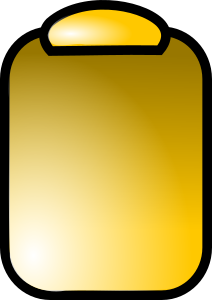
#> input picture tools/recipe_builder/images/raw_images/clear.png, 212 x 300 px; its folder holds 4 pictures in this run
$ python resize_all.py   (older library calls are emulated)
#> lines starting #> are read from the running program, lines starting #| are printed output that depends on the picture
import os
import PIL
import re

new_size = (35, 50)

image_dir = 'raw_images/'

file_names = os.listdir(image_dir)
file_names = list(filter(lambda s: re.search('.png$', s), file_names))

for file_name in file_names:
	image = PIL.Image.open(image_dir + file_name)
#> image is the input picture: PIL image 212x300 RGBA; mean R, G, B, A 170.9, 146.9, 59.6, 233.3
	image = image.resize(new_size, PIL.Image.ANTIALIAS)
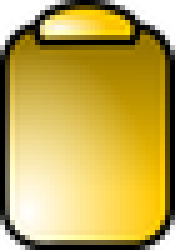
#> image: PIL image 35x50 RGBA (shown 5 times larger); mean R, G, B, A 171.6, 148.1, 60, 233.4; transparent parts drawn white
	image.save(file_name)
#> pass 2 of the loop `for file_name in file_names:`:
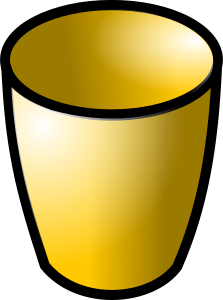
#> input picture tools/recipe_builder/images/raw_images/delete.png, 223 x 300 px
#> image is the input picture: PIL image 223x300 RGBA; mean R, G, B, A 138.3, 117.5, 41.6, 206.5
#> `image = image.resize(new_size, PIL.Image.ANTIALIAS)`:
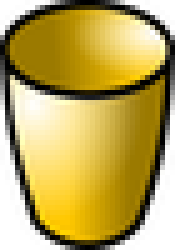
#> image: PIL image 35x50 RGBA (shown 5 times larger); mean R, G, B, A 139.7, 119.1, 42.3, 206.6; transparent parts drawn white
#> pass 3 of the loop `for file_name in file_names:`:
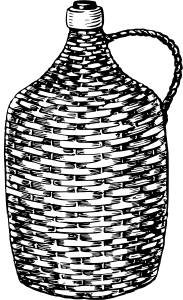
#> input picture tools/recipe_builder/images/raw_images/ferment.png, 183 x 300 px
#> image is the input picture: PIL image 183x300 P; mean R, G, B, A 0, 0, 0, 90.8
#> `image = image.resize(new_size, PIL.Image.ANTIALIAS)`:
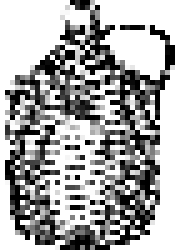
#> image: PIL image 35x50 P (shown 5 times larger); mean R, G, B, A 0, 0, 0, 89.7; transparent parts drawn white
#> the loop made 4 passes; the first 3 are shown
